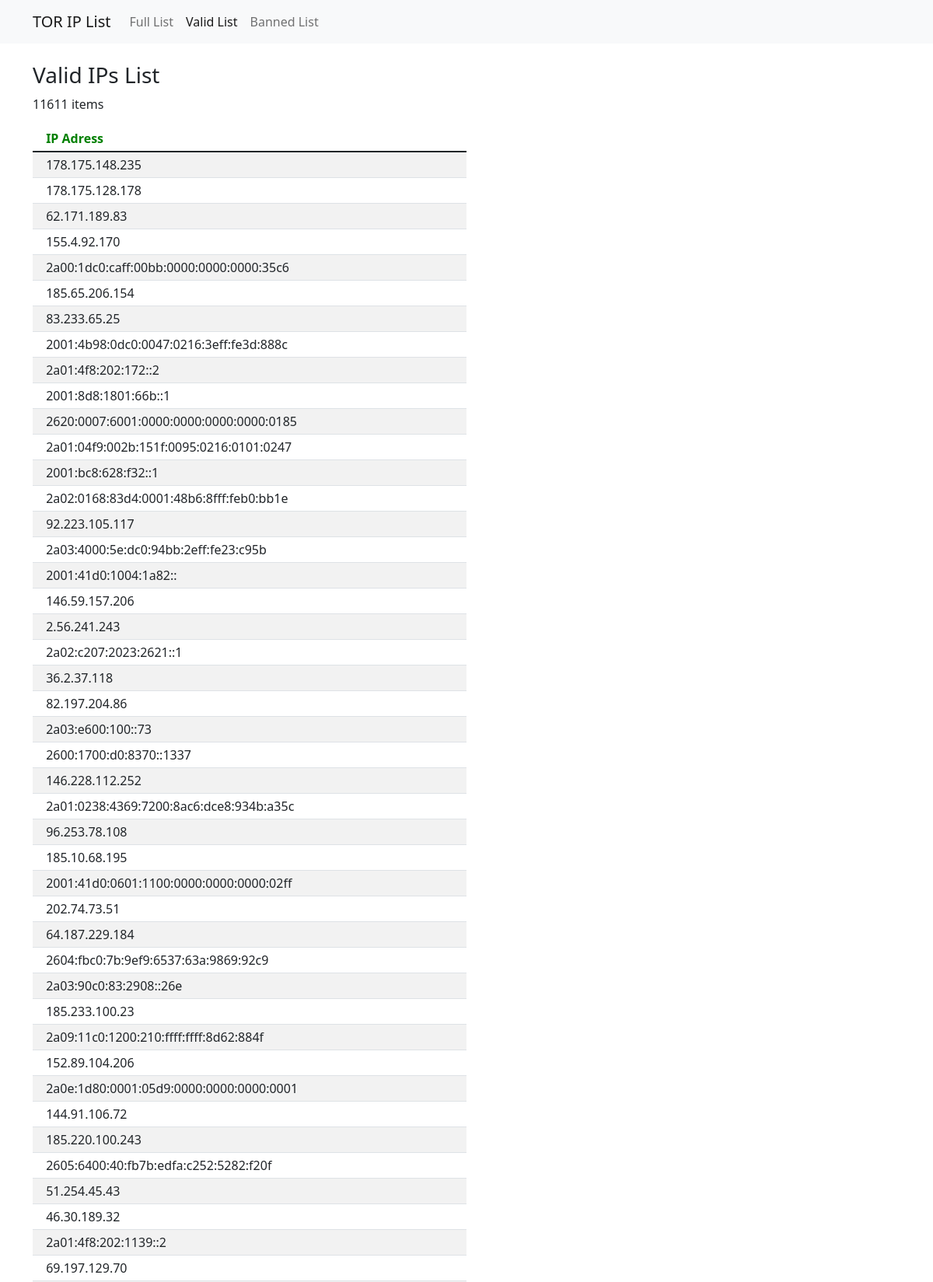
The page /validList (upper part) on the database its author committed.
### tables this page shows
CREATE TABLE ip (
                ip_address TEXT PRIMARY KEY
            );

### main.py (the view)
@app.get('/validList')
def ValidList():
    resp = server_FetchValidList()
    if request.is_json:
        resp = make_response(jsonify(resp))
        resp.headers['Access-Control-Allow-Origin'] = '*'
        return resp
    else:
        if request.args.get("all"):
            size = len(resp)
        else:
            size = 50
        return render_template('validList.html', total = len(resp), len = len(resp[0:size]), ips = resp)

### src/app_server.py (called while the page is built)
def server_FetchValidList():
    data = db_GetList('full')
    if(len(data) < 1): # if the database is still empty
        view = server_FetchFullList()
    else:
        view = data
    for address in db_GetList('banned'):
        try:
            view.remove(address)
        except:
            print(address + ": Ip not in list")
    return view

### src/database/ipDB.py (called while the page is built)
def db_connect_to_db():
    conn = sl.connect('src/database/ips_tor.db', check_same_thread=False)
    return conn

def db_GetList(query_type):
    db_SetDB()
    conn = db_connect_to_db()
    c = conn.cursor()
    if(query_type == 'banned'):
        data = c.execute(query_banned)
    elif(query_type == 'full'):
        data = c.execute(query_full)
    ret = []
    for row in data:
        ret.append(row[0])
    conn.close()
    return ret

def db_verifDB():
    conn = db_connect_to_db()
    c = conn.cursor()
    data = c.execute(sql_verif)
    if (data.fetchone()[0]==1):
        conn.close()
        return True
    else:
        conn.close()
        return False

def db_SetDB():
    if not db_verifDB():
        print("Generating Database...")
        db_createBannedTable()
        db_CreateFullListTable()

### templates/validList.html (shortened to what this page needs)
{% extends 'base.html' %}
{% set active_page = "ValidList" %}
{% block content %}
<h3>Valid IPs List</h3>
<p>{{total}} items</p>
<table class="table table-striped table-sm" style="width: 50%;">
    <thead>
        <tr style="color: green; ">
            <th scope="col"></th>
            <th scope="col">IP Adress</th>
        </tr>
    </thead>
    <tbody>
        {%for i in range(0, len)%}
        <tr>
            <td></td>
            <td>{{ips[i]}}</td>
        </tr>
        {%endfor%}
    </tbody>
</table>
<br><br>
{% endblock %}

### rows shown on the page
ip: ip_address "178.175.148.235"
ip: ip_address "178.175.128.178"
ip: ip_address "62.171.189.83"
ip: ip_address "155.4.92.170"
ip: ip_address "2a00:1dc0:caff:00bb:0000:0000:0000:35c6"
ip: ip_address "185.65.206.154"
ip: ip_address "83.233.65.25"
ip: ip_address "2001:4b98:0dc0:0047:0216:3eff:fe3d:888c"
ip: ip_address "2a01:4f8:202:172::2"
ip: ip_address "2001:8d8:1801:66b::1"
ip: ip_address "2620:0007:6001:0000:0000:0000:0000:0185"
ip: ip_address "2a01:04f9:002b:151f:0095:0216:0101:0247"
ip: ip_address "2001:bc8:628:f32::1"
ip: ip_address "2a02:0168:83d4:0001:48b6:8fff:feb0:bb1e"
ip: ip_address "92.223.105.117"
ip: ip_address "2a03:4000:5e:dc0:94bb:2eff:fe23:c95b"
ip: ip_address "2001:41d0:1004:1a82::"
ip: ip_address "146.59.157.206"
ip: ip_address "2.56.241.243"
ip: ip_address "2a02:c207:2023:2621::1"
ip: ip_address "36.2.37.118"
ip: ip_address "82.197.204.86"
ip: ip_address "2a03:e600:100::73"
ip: ip_address "2600:1700:d0:8370::1337"
ip: ip_address "146.228.112.252"
ip: ip_address "2a01:0238:4369:7200:8ac6:dce8:934b:a35c"
ip: ip_address "96.253.78.108"
ip: ip_address "185.10.68.195"
ip: ip_address "2001:41d0:0601:1100:0000:0000:0000:02ff"
ip: ip_address "202.74.73.51"
ip: ip_address "64.187.229.184"
ip: ip_address "2604:fbc0:7b:9ef9:6537:63a:9869:92c9"
ip: ip_address "2a03:90c0:83:2908::26e"
ip: ip_address "185.233.100.23"
ip: ip_address "2a09:11c0:1200:210:ffff:ffff:8d62:884f"
ip: ip_address "152.89.104.206"
ip: ip_address "2a0e:1d80:0001:05d9:0000:0000:0000:0001"
ip: ip_address "144.91.106.72"
ip: ip_address "185.220.100.243"
ip: ip_address "2605:6400:40:fb7b:edfa:c252:5282:f20f"
ip: ip_address "51.254.45.43"
ip: ip_address "46.30.189.32"
ip: ip_address "2a01:4f8:202:1139::2"
ip: ip_address "69.197.129.70"

### other values the page prints
{{ total }} "11611"
